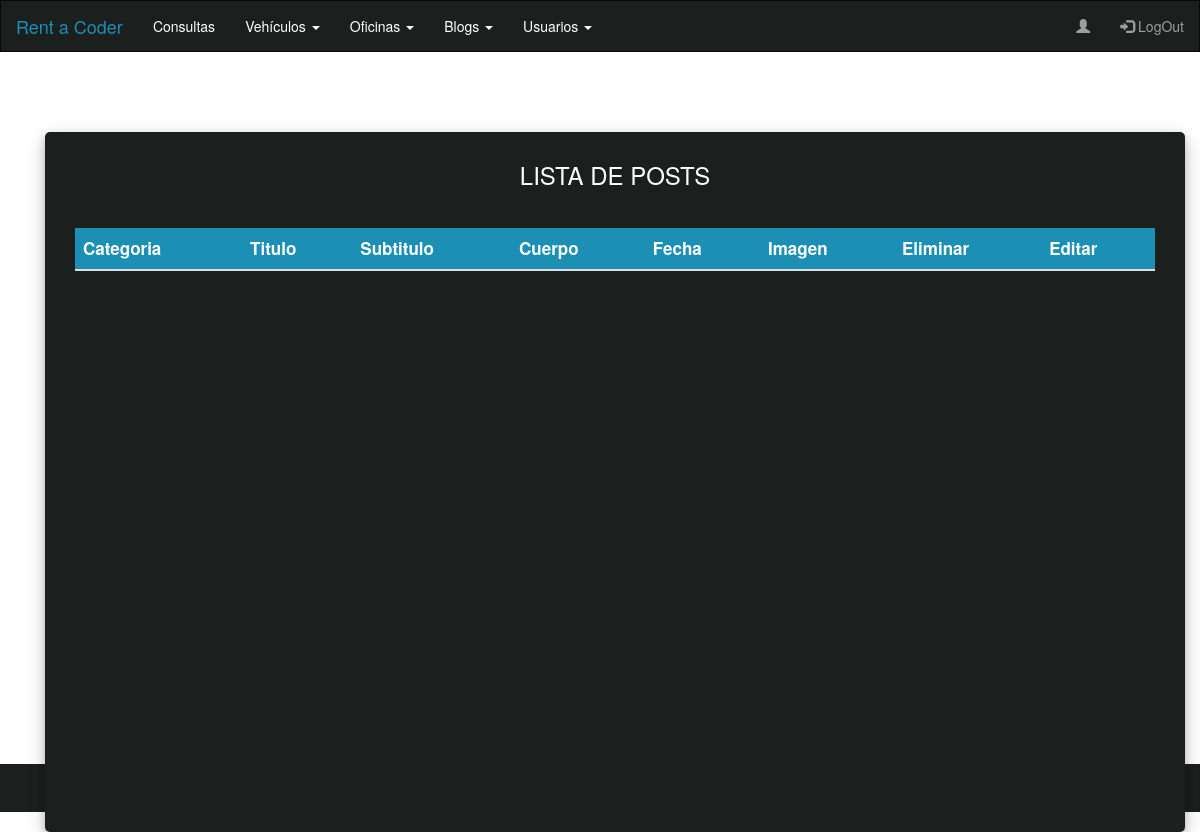
Before: /blog/table/ with the older database file.
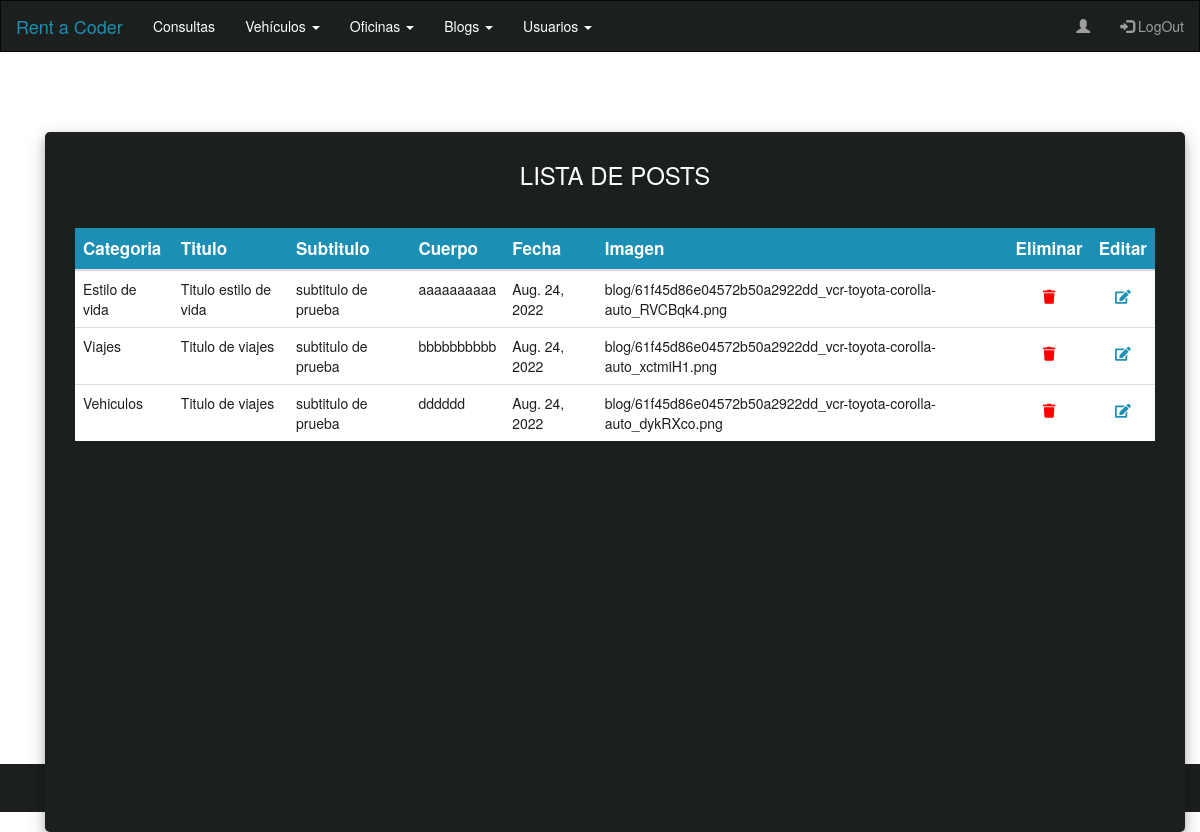
After: the same page with the newer database file.
### App_Blog/models.py (models this page shows, shortened)
class Post(models.Model):
    categoria = models.CharField(max_length=50, null=True)
    titulo = models.CharField(max_length=50)
    sub_titulo = models.CharField(max_length=50)
    cuerpo = models.CharField(max_length=500)
    fecha = models.DateField(auto_now=False, auto_now_add=False)
    imagen = models.ImageField(upload_to='blog', blank=True, null=True)

### App_Blog/views.py (the view)
# urls.py: path('table/', PostTable,  name='PostTable'),
def PostTable(request):
    posts     = Post.objects.all()
    contexto = {"posts": posts}
    return render(request, "PostTable.html", contexto )

### App_Blog/templates/PostTable.html
{% extends 'Admin.html'%}
{% load static %}
{% block bloqueQueCambia %}
<div class="container container-body">
  <div class="d-flex justify-content-center h-100">
    <div class="user_card">
      <div class="table-title">
        <h3 id="form-title">LISTA DE POSTS</h3>
      </div>
      <div class="justify-content-center form_container table-responsive">
        <table class="table table-fixed">
          <thead class="thead-dark">
            <tr>
              <th scope="col">Categoria</th>
              <th scope="col">Titulo</th>
              <th scope="col">Subtitulo</th>
              <th scope="col">Cuerpo</th>
              <th scope="col">Fecha</th>
              <th scope="col">Imagen</th>
              <th scope="col">Eliminar</th>
              <th scope="col">Editar</th>
            </tr>
          </thead>
          <tbody>
            {% for post in posts %}
            <tr>
              <td>{{post.categoria}}</td>
              <td>{{post.titulo}}</td>
              <td>{{post.sub_titulo}}</td>
              <td>{{post.cuerpo}}</td>
              <td>{{post.fecha}}</td>
              <td>{{post.imagen}}</td>
              <td class="text-center">
                  <a href="{% url 'PostDelete' post.id %}">
                    <button class="btn btn-delete">
                      <i class="fa fa-trash"></i>
                    </button>
                  </a>
              </td>
              <td class="text-center">
                <a href="{% url 'PostEdit' post.id %}">
                  <button class="btn btn-edit">
                    <i class="fa fa-edit"></i>
                  </button>
                </a>
            </td>
            </tr>
            {% endfor %}
          </tbody>
        </table>
      </div>
    </div>
  </div>
</div>
{% endblock bloqueQueCambia %}

Changed rows visible on the page:
added Post: categoria "Estilo de vida", titulo "Titulo estilo de vida", sub_titulo "subtitulo de prueba", cuerpo "aaaaaaaaaa", fecha "Aug. 24, 2022", imagen "blog/61f45d86e04572b50a2922dd_vcr-toyota-corolla-auto_RVCBqk4.png"
added Post: categoria "Viajes", titulo "Titulo de viajes", sub_titulo "subtitulo de prueba", cuerpo "bbbbbbbbbb", fecha "Aug. 24, 2022", imagen "blog/61f45d86e04572b50a2922dd_vcr-toyota-corolla-auto_xctmiH1.png"
added Post: categoria "Vehiculos", titulo "Titulo de viajes", sub_titulo "subtitulo de prueba", cuerpo "dddddd", fecha "Aug. 24, 2022", imagen "blog/61f45d86e04572b50a2922dd_vcr-toyota-corolla-auto_dykRXco.png"
